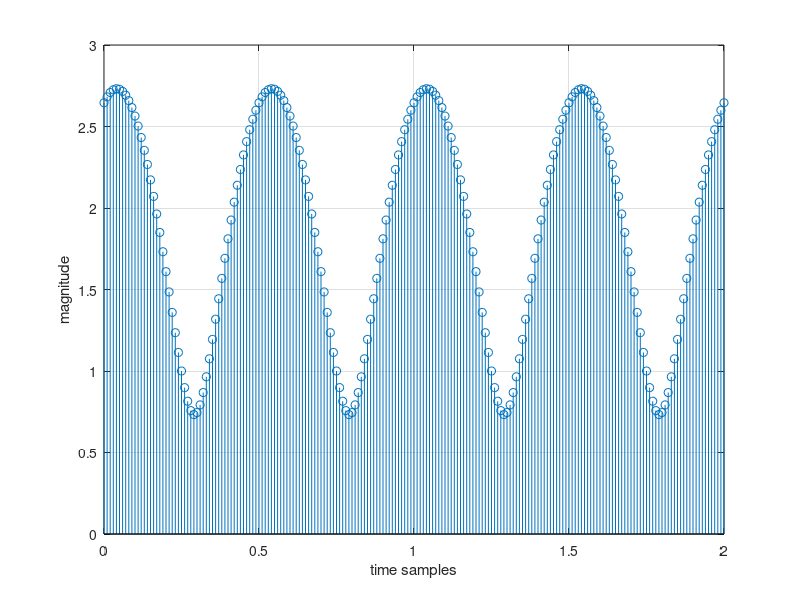
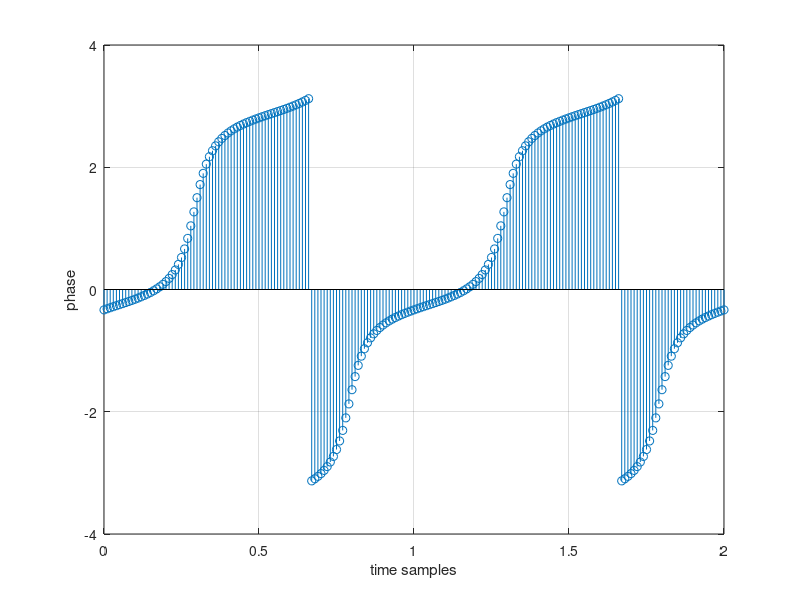
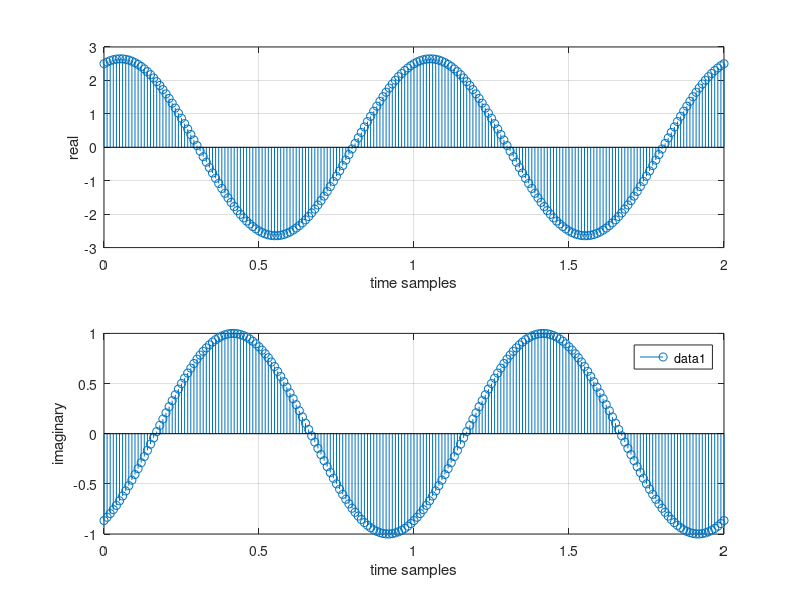

The MATLAB source for these figures, in order:
f0=1;
T=2;
phi=-pi/3;
fs=100;
t=0:1/fs:T;

x_t=exp(2*pi*1i*f0*t+1i*phi)+2*cos(2*pi*f0*t);

figure(3);
subplot(2,1,1);
stem(t,real(x_t));
xlabel('time samples');
ylabel('real');
grid on;

%imaginary
subplot(2,1,2);
stem(t,imag(x_t));
xlabel('time samples');
ylabel('imaginary');
grid on;
legend;



figure(1);
%magnitude

stem(t,abs(x_t));

xlabel('time samples');
ylabel('magnitude');
grid on;

figure(2);
%phase
stem(t,angle(x_t));
xlabel('time samples');
ylabel('phase');
grid on;
